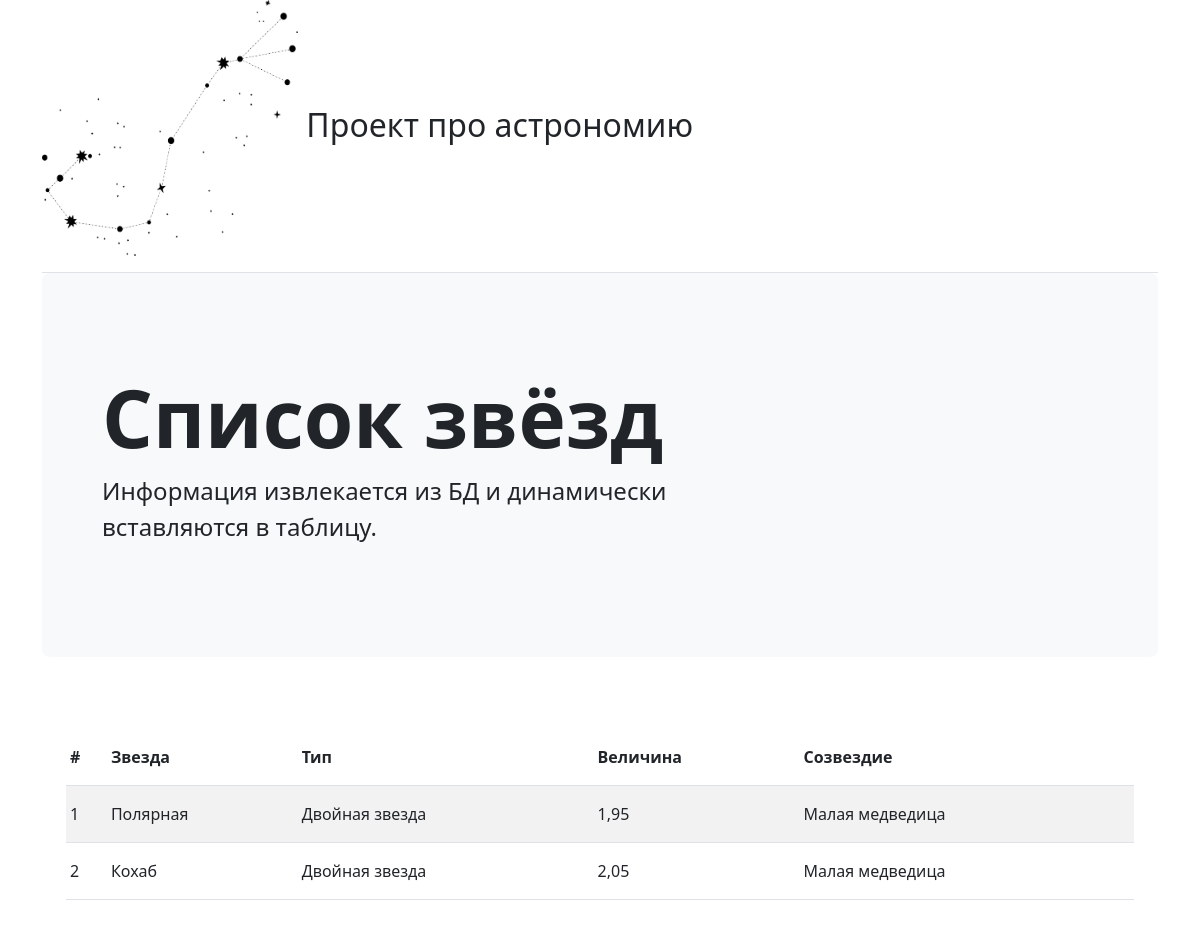
Page /terms-list on the earlier database version.
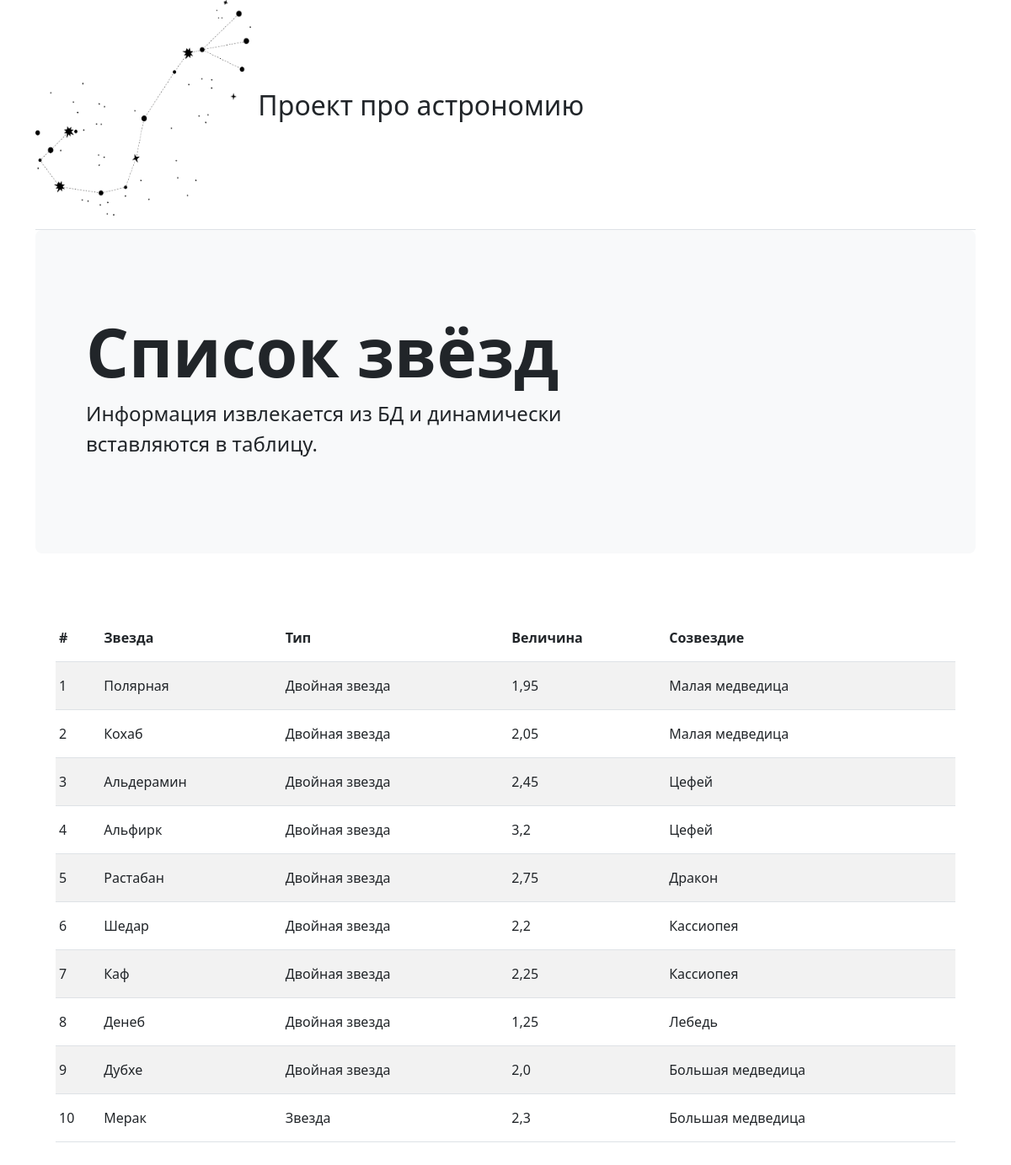
Same page on the later database version.
### proj_astron/models.py (models this page shows)
class Star(models.Model):
    star = models.TextField(primary_key=True)
    type = models.TextField()
    magnitude = models.FloatField()
    constellation = models.TextField()
    class Meta:
        managed = False
        db_table = 'Stars'
    objects = models.Manager()

### proj_astron/views.py (the view)
# urls.py: path('terms-list', views.stars_list),
def stars_list(request):
    stars = db_stars.db_get_stars_for_table()
    return render(request, "stars_list.html", context={"stars": stars})

### proj_astron/db_stars.py (called while the page is built)
def db_get_stars_for_table():
    stars = []
    for i, item in enumerate(Star.objects.all()):
        stars.append([i + 1, item.star, item.type, item.magnitude, item.constellation])
    return stars

### templates/stars_list.html
{% extends "base_page.html" %}
{% block page-title %}
Список звёзд
{% endblock %}
{% block page-lead %}
Информация извлекается из БД и динамически вставляются в таблицу.
{% endblock %}
{% block content %}
<div class="container px-4 py-5" id="terms-table">
    <div class="table-responsive">
        <table class="table table-striped table-sm">
          <thead>
            <tr>
              <th scope="col" class="py-3">#</th>
              <th scope="col" class="py-3">Звезда</th>
              <th scope="col" class="py-3">Тип</th>
              <th scope="col" class="py-3">Величина</th>
              <th scope="col" class="py-3">Созвездие</th>
            </tr>
          </thead>
          <tbody>
            {% for cnt, star, type, magnitude, constellation in stars %}
            <tr>
                <td class="py-3">{{ cnt }}</td>
                <td class="py-3">{{ star }}</td>
                <td class="py-3">{{ type }}</td>
                <td class="py-3">{{ magnitude }}</td>
                <td class="py-3">{{ constellation }}</td>
            </tr>
            {% endfor %}
          </tbody>
        </table>
      </div>
</div>
{% endblock %}

### templates/base_page.html (shortened to what this page needs)
<!DOCTYPE html>
<html lang="ru">
<head>
    {% load static %}
    <link href="{% static 'bootstrap.min.css' %}" rel="stylesheet">
</head>
<body>
<main>
    <div class="container">
        <header class="border-bottom">
            <a href="/" class="d-flex align-items-center mb-3 mb-md-0 me-md-auto text-dark text-decoration-none">
                <div class="fs-2 mb-3">
                    <img src="static/constellation.png" alt="Созвездие" width="256" height="256"/>
                    <span>Проект про астрономию</span>
                </div>
            </a>
        </header>
        <div class="p-5 mb-4 bg-light rounded-3" id="title-box">
            <div class="container-fluid py-5">
                <h1 class="display-1 fw-bold">{% block page-title %}{% endblock %}</h1>
                <p class="col-md-8 fs-4">{% block page-lead %}{% endblock %}</p>
            </div>
        </div>
        {% block content %}{% endblock %}
    </div>
</main>
</body>
</html>

Differences in the rows shown:
added Star: stars "Альдерамин", stars "Двойная звезда", stars "2,45", stars "Цефей"
added Star: stars "Альфирк", stars "Двойная звезда", stars "3,2", stars "Цефей"
added Star: stars "Растабан", stars "Двойная звезда", stars "2,75", stars "Дракон"
added Star: stars "Шедар", stars "Двойная звезда", stars "2,2", stars "Кассиопея"
added Star: stars "Каф", stars "Двойная звезда", stars "2,25", stars "Кассиопея"
added Star: stars "Денеб", stars "Двойная звезда", stars "1,25", stars "Лебедь"
added Star: stars "Дубхе", stars "Двойная звезда", stars "2,0", stars "Большая медведица"
added Star: stars "Мерак", stars "Звезда", stars "2,3", stars "Большая медведица"
Other differences:
new list line: "3"
new list line: "4"
new list line: "5"
new list line: "6"
new list line: "7"
new list line: "8"
new list line: "9"
new list line: "10"
